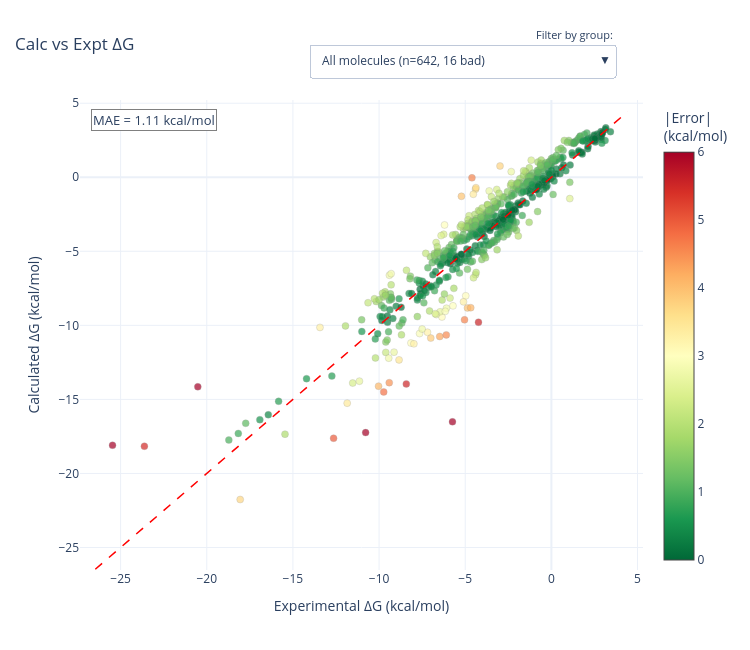

Here is the notebook cell this chart was saved with:
### Markdown cell above
### How accurate is the simulation?

### Code cell
# --- Plot 1: Simulation vs Experiment (interactive, filterable by functional group) ---

# Get groups with enough molecules for meaningful filtering
group_counts = df_groups["groups"].value_counts()
filter_groups = sorted(group_counts[group_counts >= 10].index.tolist())

# Count bad predictions (|error| > 4) per group
bad_counts = (df_groups[df_groups["abs_residual"] > 4]
              .groupby("groups").size()
              .reindex(filter_groups, fill_value=0))

# MAE per group
group_mae = df_groups.groupby("groups")["abs_residual"].mean()

fig = go.Figure()

# "All" trace (shown by default)
fig.add_trace(go.Scatter(
    x=df["expt"], y=df["calc"],
    mode="markers",
    marker=dict(
        size=7,
        color=df["abs_residual"],
        colorscale="RdYlGn_r",
        cmin=0, cmax=6,
        colorbar=dict(title="|Error|<br>(kcal/mol)"),
        opacity=0.7,
        line=dict(width=0.3, color="grey"),
    ),
    customdata=np.column_stack([
        df["display_name"], df["residual"].round(2),
        df["abs_residual"].round(2), df["primary_group"],
        df["TPSA"].round(1), df["MolWt"].round(1),
    ]),
    hovertemplate=(
        "<b>%{customdata[0]}</b><br>"
        "Expt ΔG: %{x:.2f} kcal/mol<br>"
        "Calc ΔG: %{y:.2f} kcal/mol<br>"
        "Error: %{customdata[1]} kcal/mol<br>"
        "Group: %{customdata[3]}<br>"
        "TPSA: %{customdata[4]} | MW: %{customdata[5]}"
        "<extra></extra>"
    ),
    visible=True,
    name="All molecules",
))

# One trace per functional group (hidden by default)
for grp in filter_groups:
    mask = df_groups[df_groups["groups"] == grp].index
    dfg = df.loc[df.index.isin(mask)]
    fig.add_trace(go.Scatter(
        x=dfg["expt"], y=dfg["calc"],
        mode="markers",
        marker=dict(
            size=7,
            color=dfg["abs_residual"],
            colorscale="RdYlGn_r",
            cmin=0, cmax=6,
            colorbar=dict(title="|Error|<br>(kcal/mol)"),
            opacity=0.7,
            line=dict(width=0.3, color="grey"),
        ),
        customdata=np.column_stack([
            dfg["display_name"], dfg["residual"].round(2),
            dfg["abs_residual"].round(2), dfg["primary_group"],
            dfg["TPSA"].round(1), dfg["MolWt"].round(1),
        ]),
        hovertemplate=(
            "<b>%{customdata[0]}</b><br>"
            "Expt ΔG: %{x:.2f} kcal/mol<br>"
            "Calc ΔG: %{y:.2f} kcal/mol<br>"
            "Error: %{customdata[1]} kcal/mol<br>"
            "Group: %{customdata[3]}<br>"
            "TPSA: %{customdata[4]} | MW: %{customdata[5]}"
            "<extra></extra>"
        ),
        visible=False,
        name=grp,
    ))

# Base annotation template
mae_all = df["abs_residual"].mean()
mae_annotation = dict(
    x=0.02, y=0.98, xref="paper", yref="paper",
    showarrow=False, font=dict(size=13),
    bgcolor="white", bordercolor="grey", borderwidth=1,
)
filter_label = dict(
    text="Filter by group:", showarrow=False,
    x=0.95, xanchor="right", y=1.16, yanchor="top",
    xref="paper", yref="paper", font=dict(size=11),
)

# Dropdown buttons — each updates visibility AND the MAE annotation
n_bad_all = (df["abs_residual"] > 4).sum()
buttons = [dict(
    label=f"All molecules (n={len(df)}, {n_bad_all} bad)",
    method="update",
    args=[
        {"visible": [True] + [False] * len(filter_groups)},
        {"annotations": [
            {**mae_annotation, "text": f"MAE = {mae_all:.2f} kcal/mol"},
            filter_label,
        ]},
    ],
)]
for i, grp in enumerate(filter_groups):
    vis = [False] * (1 + len(filter_groups))
    vis[i + 1] = True
    n = group_counts[grp]
    n_bad = bad_counts[grp]
    grp_mae = group_mae[grp]
    label = f"{grp} (n={n}, {n_bad} bad)" if n_bad > 0 else f"{grp} (n={n})"
    buttons.append(dict(
        label=label,
        method="update",
        args=[
            {"visible": vis},
            {"annotations": [
                {**mae_annotation, "text": f"MAE = {grp_mae:.2f} kcal/mol"},
                filter_label,
            ]},
        ],
    ))

# Reference line
line_min = min(df["expt"].min(), df["calc"].min()) - 1
line_max = max(df["expt"].max(), df["calc"].max()) + 1

fig.add_shape(type="line", x0=line_min, y0=line_min, x1=line_max, y1=line_max,
              line=dict(color="red", dash="dash", width=1.5))

fig.update_layout(
    title=dict(text="Calc vs Expt ΔG", x=0.02, xanchor="left"),
    xaxis_title="Experimental ΔG (kcal/mol)",
    yaxis_title="Calculated ΔG (kcal/mol)",
    margin=dict(t=100, r=100),
    updatemenus=[dict(
        buttons=buttons,
        direction="down",
        x=0.95, xanchor="right",
        y=1.12, yanchor="top",
        showactive=True,
        bgcolor="white",
    )],
    annotations=[
        {**mae_annotation, "text": f"MAE = {mae_all:.2f} kcal/mol"},
        filter_label,
    ],
    width=750, height=650,
    template="plotly_white",
)

fig.show()
